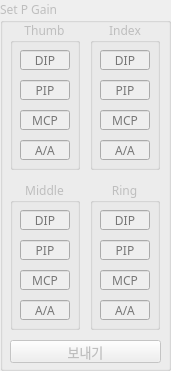
   <widget class="QGroupBox" name="groupBox_SetGain">
    <property name="enabled">
     <bool>false</bool>
    </property>
    <property name="geometry">
     <rect>
      <x>690</x>
      <y>20</y>
      <width>171</width>
      <height>371</height>
     </rect>
    </property>
    <property name="font">
     <font>
      <family>Noto Sans</family>
     </font>
    </property>
    <property name="title">
     <string>Set P Gain</string>
    </property>
    <widget class="QGroupBox" name="groupBox_13">
     <property name="geometry">
      <rect>
       <x>10</x>
       <y>180</y>
       <width>70</width>
       <height>150</height>
      </rect>
     </property>
     <property name="title">
      <string>Middle</string>
     </property>
     <property name="alignment">
      <set>Qt::AlignCenter</set>
     </property>
     <property name="flat">
      <bool>false</bool>
     </property>
     <property name="checkable">
      <bool>false</bool>
     </property>
     <widget class="QLineEdit" name="lineEdit_SG_F3_1">
      <property name="geometry">
       <rect>
        <x>10</x>
        <y>120</y>
        <width>50</width>
        <height>20</height>
       </rect>
      </property>
      <property name="font">
       <font>
        <family>Noto Sans</family>
       </font>
      </property>
      <property name="autoFillBackground">
       <bool>false</bool>
      </property>
      <property name="text">
       <string/>
      </property>
      <property name="alignment">
       <set>Qt::AlignCenter</set>
      </property>
      <property name="placeholderText">
       <string>A/A</string>
      </property>
     </widget>
     <widget class="QLineEdit" name="lineEdit_SG_F3_2">
      <property name="geometry">
       <rect>
        <x>10</x>
        <y>90</y>
        <width>50</width>
        <height>20</height>
       </rect>
      </property>
      <property name="font">
       <font>
        <family>Noto Sans</family>
       </font>
      </property>
      <property name="autoFillBackground">
       <bool>false</bool>
      </property>
      <property name="alignment">
       <set>Qt::AlignCenter</set>
      </property>
      <property name="placeholderText">
       <string>MCP</string>
      </property>
     </widget>
     <widget class="QLineEdit" name="lineEdit_SG_F3_3">
      <property name="geometry">
       <rect>
        <x>10</x>
        <y>60</y>
        <width>50</width>
        <height>20</height>
       </rect>
      </property>
      <property name="font">
       <font>
        <family>Noto Sans</family>
       </font>
      </property>
      <property name="autoFillBackground">
       <bool>false</bool>
      </property>
      <property name="alignment">
       <set>Qt::AlignCenter</set>
      </property>
      <property name="placeholderText">
       <string>PIP</string>
      </property>
     </widget>
     <widget class="QLineEdit" name="lineEdit_SG_F3_4">
      <property name="geometry">
       <rect>
        <x>10</x>
        <y>30</y>
        <width>50</width>
        <height>20</height>
       </rect>
      </property>
      <property name="font">
       <font>
        <family>Noto Sans</family>
       </font>
      </property>
      <property name="autoFillBackground">
       <bool>false</bool>
      </property>
      <property name="alignment">
       <set>Qt::AlignCenter</set>
      </property>
      <property name="placeholderText">
       <string>DIP</string>
      </property>
     </widget>
    </widget>
    <widget class="QPushButton" name="setgainButton">
     <property name="geometry">
      <rect>
       <x>10</x>
       <y>340</y>
       <width>151</width>
       <height>23</height>
      </rect>
     </property>
     <property name="font">
      <font>
       <family>나눔고딕</family>
       <pointsize>10</pointsize>
      </font>
     </property>
     <property name="styleSheet">
      <string notr="true">QPushButton:pressed { background-color: gray; }</string>
     </property>
     <property name="text">
      <string>보내기</string>
     </property>
    </widget>
    <widget class="QGroupBox" name="groupBox_14">
     <property name="geometry">
      <rect>
       <x>90</x>
       <y>20</y>
       <width>70</width>
       <height>150</height>
      </rect>
     </property>
     <property name="title">
      <string>Index</string>
     </property>
     <property name="alignment">
      <set>Qt::AlignCenter</set>
     </property>
     <property name="flat">
      <bool>false</bool>
     </property>
     <property name="checkable">
      <bool>false</bool>
     </property>
     <widget class="QLineEdit" name="lineEdit_SG_F2_1">
      <property name="geometry">
       <rect>
        <x>10</x>
        <y>120</y>
        <width>50</width>
        <height>20</height>
       </rect>
      </property>
      <property name="font">
       <font>
        <family>Noto Sans</family>
       </font>
      </property>
      <property name="autoFillBackground">
       <bool>false</bool>
      </property>
      <property name="text">
       <string/>
      </property>
      <property name="alignment">
       <set>Qt::AlignCenter</set>
      </property>
      <property name="placeholderText">
       <string>A/A</string>
      </property>
     </widget>
     <widget class="QLineEdit" name="lineEdit_SG_F2_2">
      <property name="geometry">
       <rect>
        <x>10</x>
        <y>90</y>
        <width>50</width>
        <height>20</height>
       </rect>
      </property>
      <property name="font">
       <font>
        <family>Noto Sans</family>
       </font>
      </property>
      <property name="autoFillBackground">
       <bool>false</bool>
      </property>
      <property name="alignment">
       <set>Qt::AlignCenter</set>
      </property>
      <property name="placeholderText">
       <string>MCP</string>
      </property>
     </widget>
     <widget class="QLineEdit" name="lineEdit_SG_F2_3">
      <property name="geometry">
       <rect>
        <x>10</x>
        <y>60</y>
        <width>50</width>
        <height>20</height>
       </rect>
      </property>
      <property name="font">
       <font>
        <family>Noto Sans</family>
       </font>
      </property>
      <property name="autoFillBackground">
       <bool>false</bool>
      </property>
      <property name="alignment">
       <set>Qt::AlignCenter</set>
      </property>
      <property name="placeholderText">
       <string>PIP</string>
      </property>
     </widget>
     <widget class="QLineEdit" name="lineEdit_SG_F2_4">
      <property name="geometry">
       <rect>
        <x>10</x>
        <y>30</y>
        <width>50</width>
        <height>20</height>
       </rect>
      </property>
      <property name="font">
       <font>
        <family>Noto Sans</family>
       </font>
      </property>
      <property name="autoFillBackground">
       <bool>false</bool>
      </property>
      <property name="alignment">
       <set>Qt::AlignCenter</set>
      </property>
      <property name="placeholderText">
       <string>DIP</string>
      </property>
     </widget>
    </widget>
    <widget class="QGroupBox" name="groupBox_15">
     <property name="geometry">
      <rect>
       <x>90</x>
       <y>180</y>
       <width>70</width>
       <height>150</height>
      </rect>
     </property>
     <property name="title">
      <string>Ring</string>
     </property>
     <property name="alignment">
      <set>Qt::AlignCenter</set>
     </property>
     <property name="flat">
      <bool>false</bool>
     </property>
     <property name="checkable">
      <bool>false</bool>
     </property>
     <widget class="QLineEdit" name="lineEdit_SG_F4_1">
      <property name="geometry">
       <rect>
        <x>10</x>
        <y>120</y>
        <width>50</width>
        <height>20</height>
       </rect>
      </property>
      <property name="font">
       <font>
        <family>Noto Sans</family>
       </font>
      </property>
      <property name="autoFillBackground">
       <bool>false</bool>
      </property>
      <property name="text">
       <string/>
      </property>
      <property name="alignment">
       <set>Qt::AlignCenter</set>
      </property>
      <property name="placeholderText">
       <string>A/A</string>
      </property>
     </widget>
     <widget class="QLineEdit" name="lineEdit_SG_F4_2">
      <property name="geometry">
       <rect>
        <x>10</x>
        <y>90</y>
        <width>50</width>
        <height>20</height>
       </rect>
      </property>
      <property name="font">
       <font>
        <family>Noto Sans</family>
       </font>
      </property>
      <property name="autoFillBackground">
       <bool>false</bool>
      </property>
      <property name="alignment">
       <set>Qt::AlignCenter</set>
      </property>
      <property name="placeholderText">
       <string>MCP</string>
      </property>
     </widget>
     <widget class="QLineEdit" name="lineEdit_SG_F4_3">
      <property name="geometry">
       <rect>
        <x>10</x>
        <y>60</y>
        <width>50</width>
        <height>20</height>
       </rect>
      </property>
      <property name="font">
       <font>
        <family>Noto Sans</family>
       </font>
      </property>
      <property name="autoFillBackground">
       <bool>false</bool>
      </property>
      <property name="alignment">
       <set>Qt::AlignCenter</set>
      </property>
      <property name="placeholderText">
       <string>PIP</string>
      </property>
     </widget>
     <widget class="QLineEdit" name="lineEdit_SG_F4_4">
      <property name="geometry">
       <rect>
        <x>10</x>
        <y>30</y>
        <width>50</width>
        <height>20</height>
       </rect>
      </property>
      <property name="font">
       <font>
        <family>Noto Sans</family>
       </font>
      </property>
      <property name="autoFillBackground">
       <bool>false</bool>
      </property>
      <property name="alignment">
       <set>Qt::AlignCenter</set>
      </property>
      <property name="placeholderText">
       <string>DIP</string>
      </property>
     </widget>
    </widget>
    <widget class="QGroupBox" name="groupBox_16">
     <property name="geometry">
      <rect>
       <x>10</x>
       <y>20</y>
       <width>70</width>
       <height>150</height>
      </rect>
     </property>
     <property name="title">
      <string>Thumb</string>
     </property>
     <property name="alignment">
      <set>Qt::AlignCenter</set>
     </property>
     <property name="flat">
      <bool>false</bool>
     </property>
     <property name="checkable">
      <bool>false</bool>
     </property>
     <widget class="QLineEdit" name="lineEdit_SG_F1_1">
      <property name="geometry">
       <rect>
        <x>10</x>
        <y>120</y>
        <width>50</width>
        <height>20</height>
       </rect>
      </property>
      <property name="font">
       <font>
        <family>Noto Sans</family>
       </font>
      </property>
      <property name="autoFillBackground">
       <bool>false</bool>
      </property>
      <property name="text">
       <string/>
      </property>
      <property name="alignment">
       <set>Qt::AlignCenter</set>
      </property>
      <property name="placeholderText">
       <string>A/A</string>
      </property>
     </widget>
     <widget class="QLineEdit" name="lineEdit_SG_F1_2">
      <property name="geometry">
       <rect>
        <x>10</x>
        <y>90</y>
        <width>50</width>
        <height>20</height>
       </rect>
      </property>
      <property name="font">
       <font>
        <family>Noto Sans</family>
       </font>
      </property>
      <property name="autoFillBackground">
       <bool>false</bool>
      </property>
      <property name="alignment">
       <set>Qt::AlignCenter</set>
      </property>
      <property name="placeholderText">
       <string>MCP</string>
      </property>
     </widget>
     <widget class="QLineEdit" name="lineEdit_SG_F1_3">
      <property name="geometry">
       <rect>
        <x>10</x>
        <y>60</y>
        <width>50</width>
        <height>20</height>
       </rect>
      </property>
      <property name="font">
       <font>
        <family>Noto Sans</family>
       </font>
      </property>
      <property name="autoFillBackground">
       <bool>false</bool>
      </property>
      <property name="alignment">
       <set>Qt::AlignCenter</set>
      </property>
      <property name="placeholderText">
       <string>PIP</string>
      </property>
     </widget>
     <widget class="QLineEdit" name="lineEdit_SG_F1_4">
      <property name="geometry">
       <rect>
        <x>10</x>
        <y>30</y>
        <width>50</width>
        <height>20</height>
       </rect>
      </property>
      <property name="font">
       <font>
        <family>Noto Sans</family>
       </font>
      </property>
      <property name="autoFillBackground">
       <bool>false</bool>
      </property>
      <property name="alignment">
       <set>Qt::AlignCenter</set>
      </property>
      <property name="placeholderText">
       <string>DIP</string>
      </property>
     </widget>
    </widget>
   </widget>
